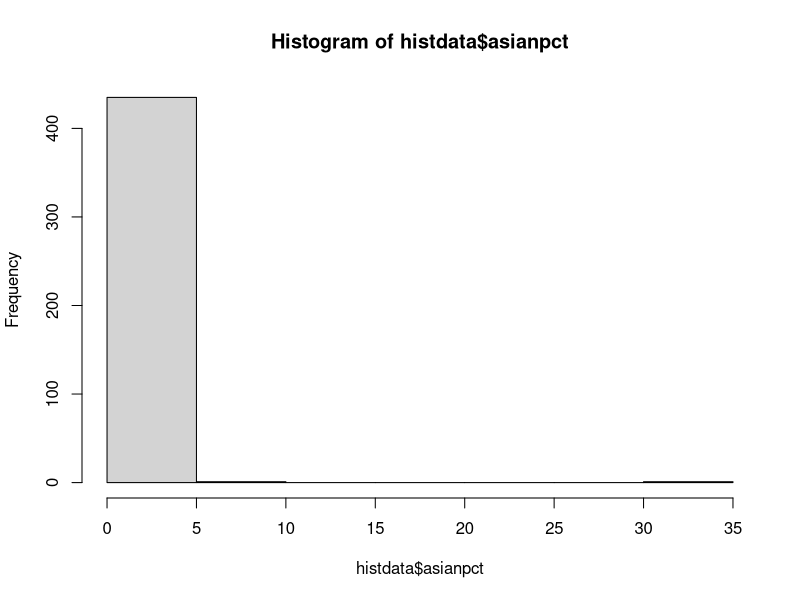
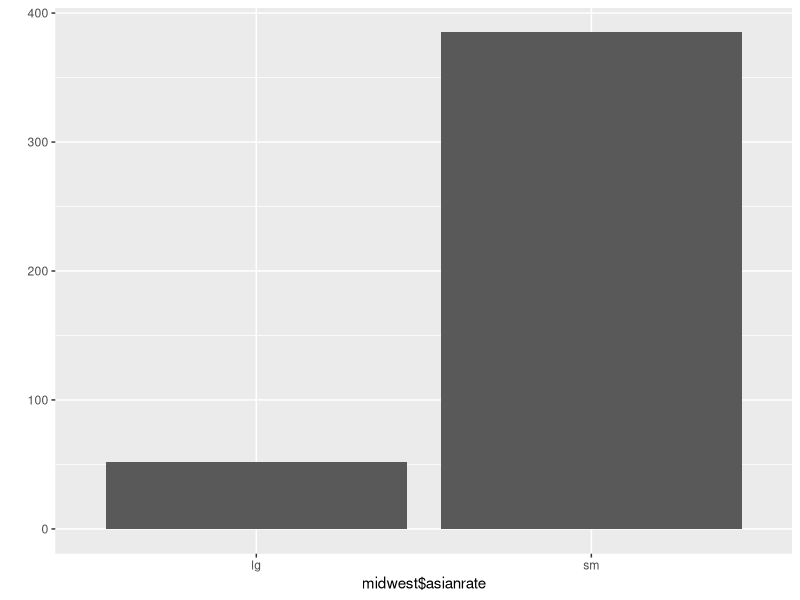

The R script that drew these images, in order:
# 1. midwest 데이터를 data.frame으로 불러온 후, 전체인구와 아시아계인구 데이터의 특징을 설명하시오. (state별 비교 설명)library(ggplot2) ####
midwest = as.data.frame(ggplot2::midwest)
midwest = as.data.frame(midwest)

totaldensity=aggregate(data=midwest, popdensity~state,mean)
totaldensity[order(-(totaldensity$popdensity)),]

asiandensity=aggregate(data=midwest, percasian~state,mean)
asiandensity[order(-(asiandensity$percasian)),]

# 데이터 특징:
# midwest는 437개의 county에 관한 28개 분야의 정보를 담고 있는 dataframe이다.
# state는 총 5개, county는 총 437개로 나눠지고 이 중 아시아인은 최소 0명에서 최대 188,565명이 각 county에 살고 있다. 
# 전체 인구밀도는 OH-MI-IL-IN-WI주 순서로 높고 
# 주별 평균 아시아인 비율은 IL-WI-MI-OH-IN 순으로 높다.



# 2. poptotal 변수(컬럼)를 total로, popasian 변수를 asian으로 변수명을 변경하는 코드를 작성하시오. ####
colnames(midwest)[colnames(midwest)=="poptotal"] = "total"
colnames(midwest)[colnames(midwest)=="popasian"] = "asian"
colnames(midwest)



# 3. 전체 아시아계 인구수와, asian 변수를 이용해 `전체 아시아계 인구 대비 아시아계 인구 백분율` 파생변수(asianpct)를 추가하고, 히스토그램을 그리시오.
####
summedasian = sum(midwest$asian)
midwest$asianpct = midwest[,'asian'] / summedasian * 100

histdata = midwest[,c('asianpct', 'state')]
hist(histdata$asianpct)



# 4. 도시(state)기준으로 아시아계 인구가 어떻게 분포하는지 설명하시오. ####
asianperstate= aggregate(data=histdata, asianpct~state, mean)
asianperstate[order(-asianperstate$asianpct),]
# IL-WI-MI-OH-IN순으로 아시아계 인구가 많다. 



# 5. 아시아계 인구 백분율(asianpct)의 전체 평균을 구하고, 평균을 초과하면 "lg", 그 외는 "sm"을 부여하는 파생변수(asianrate)를 추가하는 코드를 작성하시오. ####
midwest$asianrate = ifelse(midwest$asianpct >= mean(midwest$asianpct),"lg","sm")



# 6. "lg"와 "sm"에 해당하는 지역이 얼마나 되는지 빈도 막대그래프(qplot)을 그려보시오.####
library(ggplot2)
qplot(midwest$asianrate)
